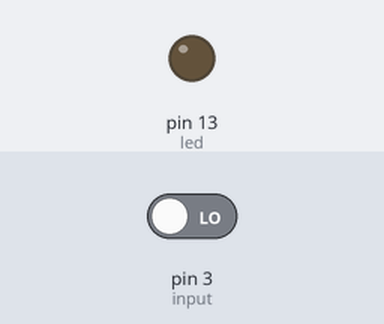
The sketch below on a simulated Arduino Uno, built with avr-gcc and run on an emulated ATmega328P. Shown: output pins drawn as LEDs (lit = HIGH). Inputs (shaded band) come from the test bench; at power-on: pin 3 (input) LOW.

Above: at 1.2 s.
1.3 s: pin 3 (input) driven HIGH
At 1.9 s:
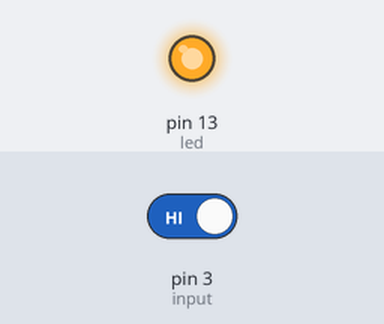
2.8 s: pin 3 (input) driven LOW
At 3.1 s:
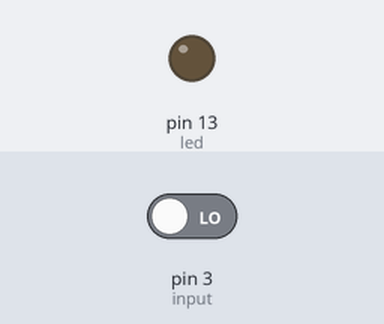
Timing chart, 0 to 5.8 s (numbered marks = the images above; inputs shaded):
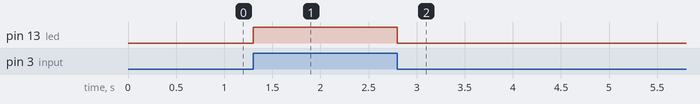

The sketch:

1.3_Receive_digtal_Input.ino
```cpp
// initializing pin
int led=13;
int input= 3;
int state; // for storing input values

void setup() {
  // put your setup code here, to run once:
 pinMode(led,OUTPUT);
 pinMode(input,INPUT);
}

void loop() {
  // put your main code here, to run repeatedly:
state= digitalRead(3);
digitalWrite(led,state);
}
```

Measured:
- after the input at 1.3 s, pin 13 (led): LOW → HIGH at once
- after the input at 2.8 s, pin 13 (led): HIGH → LOW at once
